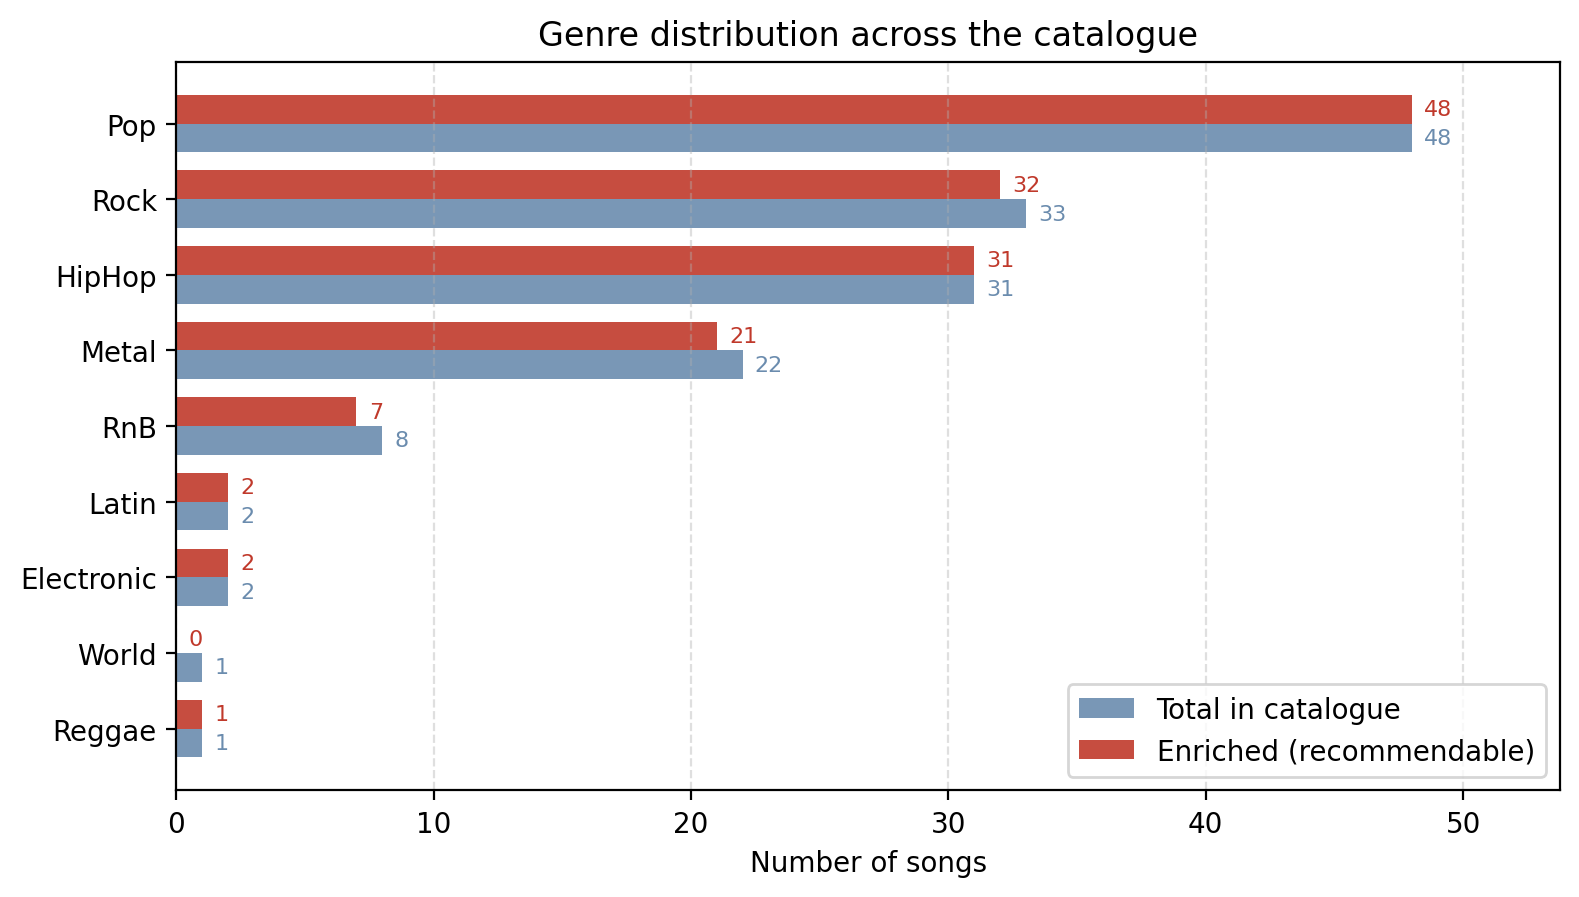

Recreate this plot in Python.
import matplotlib.pyplot as plt
import numpy as np

from db import get_connection


GENRE_NAMES = [
    "Unknown",   
    "Pop",       
    "Rock",      
    "HipHop",    
    "RnB",       
    "Electronic", 
    "Dance",     
    "Jazz",      
    "Classical", 
    "Country",   
    "Folk",      
    "Metal",     
    "Latin",     
    "Reggae",    
    "World",     
    "Other",    
]


def load_genre_counts() -> dict[int, int]:

    with get_connection() as conn:
        with conn.cursor() as cur:
            cur.execute(
                """
                SELECT "Genre", COUNT(*)
                FROM "Songs"
                GROUP BY "Genre"
                ORDER BY "Genre"
                """
            )
            rows = cur.fetchall()
    return {int(g): int(c) for g, c in rows}


def load_enriched_counts() -> dict[int, int]:
    
    with get_connection() as conn:
        with conn.cursor() as cur:
            cur.execute(
                """
                SELECT "Genre", COUNT(*)
                FROM "Songs"
                WHERE "PcaFeatures" IS NOT NULL
                GROUP BY "Genre"
                ORDER BY "Genre"
                """
            )
            rows = cur.fetchall()
    return {int(g): int(c) for g, c in rows}


def print_table(total: dict[int, int], enriched: dict[int, int]) -> None:
    grand_total = sum(total.values())
    grand_enriched = sum(enriched.values())

    print(f"{'Genre':<12} {'Total':>8} {'Enriched':>10} {'% of total':>12}")
    print("-" * 46)

    sorted_genres = sorted(total.keys(), key=lambda g: total[g], reverse=True)
    for g in sorted_genres:
        name = GENRE_NAMES[g] if 0 <= g < len(GENRE_NAMES) else f"?{g}"
        t = total[g]
        e = enriched.get(g, 0)
        pct = 100 * t / grand_total if grand_total else 0
        print(f"{name:<12} {t:>8} {e:>10} {pct:>11.1f}%")

    print("-" * 46)
    print(f"{'TOTAL':<12} {grand_total:>8} {grand_enriched:>10}")
    print()
    labelled = sum(c for g, c in total.items() if g != 0)
    print(f"Labelled songs: {labelled} / {grand_total} "
          f"({100*labelled/grand_total:.1f}%)" if grand_total else "")


def plot_distribution(total: dict[int, int], enriched: dict[int, int]) -> None:
    
    sorted_genres = sorted(total.keys(), key=lambda g: total[g])

    names = [
        GENRE_NAMES[g] if 0 <= g < len(GENRE_NAMES) else f"?{g}"
        for g in sorted_genres
    ]
    totals = [total[g] for g in sorted_genres]
    enriched_counts = [enriched.get(g, 0) for g in sorted_genres]

    y = np.arange(len(names))
    bar_height = 0.38

    fig, ax = plt.subplots(figsize=(8, max(4, 0.4 * len(names) + 1)))

    total_color = "#6b8cae"
    enriched_color = "#c0392b"

    ax.barh(y - bar_height / 2, totals, bar_height,
            color=total_color, label="Total in catalogue", alpha=0.9)
    ax.barh(y + bar_height / 2, enriched_counts, bar_height,
            color=enriched_color, label="Enriched (recommendable)", alpha=0.9)

    #annotation la fiecare bara
    max_count = max(totals) if totals else 1
    offset = max_count * 0.01
    for i, (t, e) in enumerate(zip(totals, enriched_counts)):
        ax.text(t + offset, i - bar_height / 2, str(t),
                va="center", fontsize=8, color=total_color)
        ax.text(e + offset, i + bar_height / 2, str(e),
                va="center", fontsize=8, color=enriched_color)

    ax.set_yticks(y)
    ax.set_yticklabels(names)
    ax.set_xlabel("Number of songs")
    ax.set_title("Genre distribution across the catalogue")
    ax.legend(loc="lower right")
    ax.grid(axis="x", linestyle="--", alpha=0.4)

    #small headroom
    ax.set_xlim(0, max_count * 1.12)

    fig.tight_layout()
    fig.savefig("genre_distribution.pdf", bbox_inches="tight")
    fig.savefig("genre_distribution.png", dpi=200, bbox_inches="tight")
    print("Saved genre_distribution.pdf and genre_distribution.png")


def main():
    total = load_genre_counts()
    enriched = load_enriched_counts()

    if not total:
        print("No songs found in the catalogue.")
        return 1

    print_table(total, enriched)
    print()
    plot_distribution(total, enriched)
    return 0


if __name__ == "__main__":
    import sys
    sys.exit(main())
